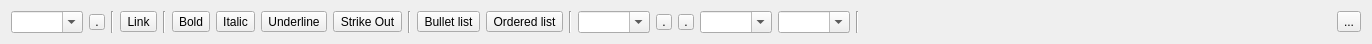
<?xml version="1.0" encoding="UTF-8"?>
<ui version="4.0">
 <class>TextToolbar</class>
 <widget class="QWidget" name="TextToolbar">
  <property name="geometry">
   <rect>
    <x>0</x>
    <y>0</y>
    <width>1372</width>
    <height>40</height>
   </rect>
  </property>
  <property name="windowTitle">
   <string>Form</string>
  </property>
  <layout class="QHBoxLayout" name="horizontalLayout">
   <item>
    <widget class="QComboBox" name="label_style">
     <property name="focusPolicy">
      <enum>Qt::ClickFocus</enum>
     </property>
     <property name="toolTip">
      <string>Paragraph formatting</string>
     </property>
     <property name="editable">
      <bool>true</bool>
     </property>
    </widget>
   </item>
   <item>
    <widget class="QToolButton" name="rect_bgcolor">
     <property name="minimumSize">
      <size>
       <width>16</width>
       <height>16</height>
      </size>
     </property>
     <property name="maximumSize">
      <size>
       <width>16</width>
       <height>16</height>
      </size>
     </property>
     <property name="focusPolicy">
      <enum>Qt::ClickFocus</enum>
     </property>
     <property name="toolTip">
      <string>Text foreground color</string>
     </property>
     <property name="text">
      <string>.</string>
     </property>
     <property name="iconSize">
      <size>
       <width>16</width>
       <height>16</height>
      </size>
     </property>
    </widget>
   </item>
   <item>
    <widget class="Line" name="line">
     <property name="orientation">
      <enum>Qt::Vertical</enum>
     </property>
    </widget>
   </item>
   <item>
    <widget class="QToolButton" name="link">
     <property name="focusPolicy">
      <enum>Qt::ClickFocus</enum>
     </property>
     <property name="toolTip">
      <string>Link (CTRL+L)</string>
     </property>
     <property name="text">
      <string>Link</string>
     </property>
     <property name="icon">
      <iconset theme="applications-internet">
       <normaloff>.</normaloff>.</iconset>
     </property>
     <property name="iconSize">
      <size>
       <width>16</width>
       <height>16</height>
      </size>
     </property>
     <property name="checkable">
      <bool>true</bool>
     </property>
    </widget>
   </item>
   <item>
    <widget class="Line" name="line_3">
     <property name="orientation">
      <enum>Qt::Vertical</enum>
     </property>
    </widget>
   </item>
   <item>
    <widget class="QToolButton" name="bold">
     <property name="focusPolicy">
      <enum>Qt::ClickFocus</enum>
     </property>
     <property name="toolTip">
      <string notr="true">Bold (CTRL+B)</string>
     </property>
     <property name="text">
      <string>Bold</string>
     </property>
     <property name="icon">
      <iconset theme="format-text-bold">
       <normaloff>.</normaloff>.</iconset>
     </property>
     <property name="iconSize">
      <size>
       <width>16</width>
       <height>16</height>
      </size>
     </property>
     <property name="checkable">
      <bool>true</bool>
     </property>
    </widget>
   </item>
   <item>
    <widget class="QToolButton" name="italic">
     <property name="focusPolicy">
      <enum>Qt::ClickFocus</enum>
     </property>
     <property name="toolTip">
      <string>Italic (CTRL+I)</string>
     </property>
     <property name="text">
      <string>Italic</string>
     </property>
     <property name="icon">
      <iconset theme="format-text-italic">
       <normaloff>.</normaloff>.</iconset>
     </property>
     <property name="iconSize">
      <size>
       <width>16</width>
       <height>16</height>
      </size>
     </property>
     <property name="checkable">
      <bool>true</bool>
     </property>
    </widget>
   </item>
   <item>
    <widget class="QToolButton" name="underline">
     <property name="focusPolicy">
      <enum>Qt::ClickFocus</enum>
     </property>
     <property name="toolTip">
      <string>Underline (CTRL+U)</string>
     </property>
     <property name="text">
      <string>Underline</string>
     </property>
     <property name="icon">
      <iconset theme="format-text-underline">
       <normaloff>.</normaloff>.</iconset>
     </property>
     <property name="iconSize">
      <size>
       <width>16</width>
       <height>16</height>
      </size>
     </property>
     <property name="checkable">
      <bool>true</bool>
     </property>
    </widget>
   </item>
   <item>
    <widget class="QToolButton" name="strikeout">
     <property name="text">
      <string>Strike Out</string>
     </property>
     <property name="checkable">
      <bool>true</bool>
     </property>
    </widget>
   </item>
   <item>
    <widget class="Line" name="line_5">
     <property name="orientation">
      <enum>Qt::Vertical</enum>
     </property>
    </widget>
   </item>
   <item>
    <widget class="QToolButton" name="list_bullet">
     <property name="focusPolicy">
      <enum>Qt::ClickFocus</enum>
     </property>
     <property name="toolTip">
      <string>Bullet list (CTRL+-)</string>
     </property>
     <property name="text">
      <string>Bullet list</string>
     </property>
     <property name="iconSize">
      <size>
       <width>16</width>
       <height>16</height>
      </size>
     </property>
     <property name="checkable">
      <bool>true</bool>
     </property>
    </widget>
   </item>
   <item>
    <widget class="QToolButton" name="list_ordered">
     <property name="focusPolicy">
      <enum>Qt::ClickFocus</enum>
     </property>
     <property name="toolTip">
      <string>Ordered list (CTRL+=)</string>
     </property>
     <property name="text">
      <string>Ordered list</string>
     </property>
     <property name="iconSize">
      <size>
       <width>16</width>
       <height>16</height>
      </size>
     </property>
     <property name="checkable">
      <bool>true</bool>
     </property>
    </widget>
   </item>
   <item>
    <widget class="Line" name="line_2">
     <property name="orientation">
      <enum>Qt::Vertical</enum>
     </property>
    </widget>
   </item>
   <item>
    <widget class="QComboBox" name="paragraph_style">
     <property name="focusPolicy">
      <enum>Qt::ClickFocus</enum>
     </property>
     <property name="toolTip">
      <string>Paragraph formatting</string>
     </property>
     <property name="editable">
      <bool>true</bool>
     </property>
    </widget>
   </item>
   <item>
    <widget class="QToolButton" name="text_color">
     <property name="minimumSize">
      <size>
       <width>16</width>
       <height>16</height>
      </size>
     </property>
     <property name="maximumSize">
      <size>
       <width>16</width>
       <height>16</height>
      </size>
     </property>
     <property name="focusPolicy">
      <enum>Qt::ClickFocus</enum>
     </property>
     <property name="toolTip">
      <string>Text foreground color</string>
     </property>
     <property name="text">
      <string>.</string>
     </property>
     <property name="iconSize">
      <size>
       <width>16</width>
       <height>16</height>
      </size>
     </property>
    </widget>
   </item>
   <item>
    <widget class="QToolButton" name="text_bgcolor">
     <property name="minimumSize">
      <size>
       <width>16</width>
       <height>16</height>
      </size>
     </property>
     <property name="maximumSize">
      <size>
       <width>16</width>
       <height>16</height>
      </size>
     </property>
     <property name="focusPolicy">
      <enum>Qt::ClickFocus</enum>
     </property>
     <property name="toolTip">
      <string>Text background color</string>
     </property>
     <property name="text">
      <string>.</string>
     </property>
     <property name="iconSize">
      <size>
       <width>16</width>
       <height>16</height>
      </size>
     </property>
    </widget>
   </item>
   <item>
    <widget class="QComboBox" name="font">
     <property name="focusPolicy">
      <enum>Qt::ClickFocus</enum>
     </property>
     <property name="toolTip">
      <string>Font size</string>
     </property>
     <property name="editable">
      <bool>true</bool>
     </property>
    </widget>
   </item>
   <item>
    <widget class="QComboBox" name="fontsize">
     <property name="focusPolicy">
      <enum>Qt::ClickFocus</enum>
     </property>
     <property name="toolTip">
      <string>Font size</string>
     </property>
     <property name="editable">
      <bool>true</bool>
     </property>
    </widget>
   </item>
   <item>
    <widget class="Line" name="line_6">
     <property name="orientation">
      <enum>Qt::Vertical</enum>
     </property>
    </widget>
   </item>
   <item>
    <spacer name="horizontalSpacer">
     <property name="orientation">
      <enum>Qt::Horizontal</enum>
     </property>
     <property name="sizeHint" stdset="0">
      <size>
       <width>590</width>
       <height>17</height>
      </size>
     </property>
    </spacer>
   </item>
   <item>
    <widget class="QToolButton" name="menu_etc">
     <property name="text">
      <string>...</string>
     </property>
    </widget>
   </item>
  </layout>
 </widget>
 <resources/>
 <connections/>
</ui>
